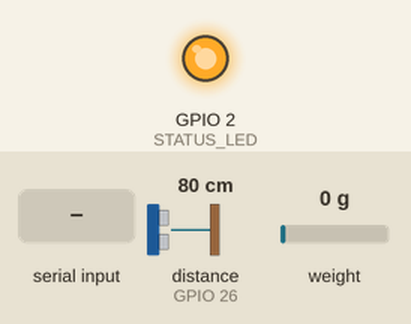
This sketch was run on a simulated ESP32. Shown: output pins drawn as LEDs (lit = HIGH). Wiring (inferred from the names in the program): ultrasonic range finder: trigger GPIO 25; echo GPIO 26. The test bench sets the inputs (shaded band); at power-on: distance to the obstacle (sensor on GPIO 26) 80 cm, weight on the scale 0 g. The echo pulse lasts 58.3 µs per cm; random numbers use the default seed unless the sketch sets one; EEPROM starts erased; pins used as bus, display or sensor lines are not drawn; what the sketch prints to the serial monitor is not drawn.

Above: at 7.6 s.
7.7 s: "c" received over Serial
At 9.3 s:
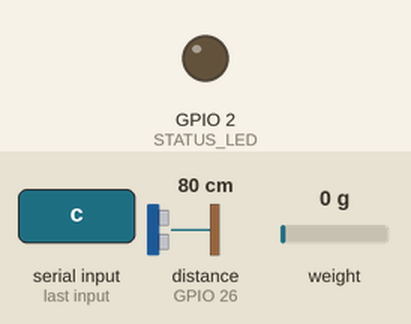
13.7 s: "t" received over Serial
Timing chart, 0 to 24.7 s (numbered marks = the images above; inputs shaded):
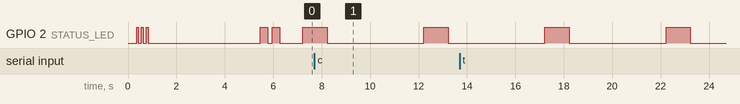

The sketch:

node.ino
```cpp
// node/node.ino
#include <WiFi.h>
#include <esp_now.h>
#include <esp_wifi.h>
#include <HX711.h>
#include <Preferences.h>
#include "soc/soc.h"
#include "soc/rtc_cntl_reg.h"
#include "msg.h"

// ===== แก้ 3 ค่านี้ =====
uint8_t GATEWAY_MAC[6] = {0x88, 0x13, 0xBF, 0x0D, 0x25, 0x98};  // MAC จาก test blink ของ GATEWAY
const uint8_t WIFI_CHANNEL = 4;                                  // ช่องที่ gateway พิมพ์ออกมา
const float CAL_FACTOR = 1113.43f;                                // จาก 2.6
// ========================

// ===== โหมดน้ำหนักจำลอง =====
// 0 = ใช้ load cell จริง (ค่าเริ่มต้น ตอนนี้ load cell ใช้ได้แล้ว)
// 1 = ไม่แตะ HX711 เลย ใช้น้ำหนักจำลองแทน (HC-SR04 ยังอ่านค่าจริง) ไว้เทสเมื่อ load cell มีปัญหา
// PlatformIO: ใส่ -DMOCK_WEIGHT=1 ใน build_flags ของ env:node ก็ได้
#ifndef MOCK_WEIGHT
#define MOCK_WEIGHT 0
#endif
const float    MOCK_FULL_G  = 350.0f;          // แก้วเต็ม (แก้ว + น้ำ)
const float    MOCK_EMPTY_G = 120.0f;          // แก้วเปล่า ต่ำกว่านี้ = เติมน้ำใหม่อัตโนมัติ
const float    MOCK_SIP_G   = 25.0f;           // จิบหนึ่งครั้ง
const uint32_t MOCK_SIP_EVERY_MS = 60000;      // จิบอัตโนมัติทุก 1 นาที (0 = ปิด ใช้คำสั่ง Serial อย่างเดียว)
// ===================================================================

const uint8_t NODE_ID = 1;
const int HX_DT = 19, HX_SCK = 18, TRIG = 25, ECHO = 26;
const uint32_t SEND_EVERY_MS = 5000;

// ===== ดีบักตอนใช้แบต (ไม่มี Serial ให้ดู) =====
// LED บนบอร์ด (GPIO2 สีน้ำเงิน) บอกสถานะ:
//   เปิดเครื่อง        = กะพริบเร็ว 3 ครั้ง  (ถ้าเห็น 3 ครั้งซ้ำทุกไม่กี่วินาที = บอร์ดรีเซ็ตวน = ไฟตก)
//   เปิดวิทยุผ่าน       = กะพริบช้า 2 ครั้ง
//   ส่งแล้ว gateway ตอบ = กะพริบ 1 ครั้ง (0.15 วิ) ทุก 5 วิ
//   ส่งไม่ถึง/ไม่มี ACK  = ติดค้าง 1 วิ ทุก 5 วิ
// สถิติจดลง flash (NVS) แล้วเสียบ USB เปิด Serial Monitor ดูทีหลังได้ (พิมพ์ตอนบูต)
const int      STATUS_LED   = 2;
const uint32_t SAVE_EVERY_MS = 30000;
// ลดกำลังส่ง = ลดกระแสพุ่งตอนส่ง ช่วยให้ LDO จ่ายทัน วางบนโต๊ะห่าง gateway ไม่กี่เมตรพอ
// หน่วย 0.25 dBm: 34 = 8.5 dBm (ค่าเดิมของ ESP32 = 80 = 20 dBm)  ใส่ 0 = ไม่ลด
const int8_t   TX_POWER_QDBM = 34;

// ===== ลดไฟตก (brownout) ตอนใช้แบต =====
// CPU 80 MHz ยังใช้ WiFi/ESP-NOW ได้ กินไฟน้อยกว่า 240 MHz ราว 20-30 mA
const uint32_t CPU_MHZ = 80;
// รอให้ตัวเก็บประจุ/MT3608 นิ่งก่อนเปิดวิทยุ (ตอนเปิด WiFi กระแสพุ่งสูงสุด)
// ถ้ารอบก่อนรีเซ็ตเพราะไฟตก จะรอนานขึ้นเป็น RADIO_DELAY_AFTER_BROWNOUT_MS
const uint32_t RADIO_DELAY_MS = 500;
const uint32_t RADIO_DELAY_AFTER_BROWNOUT_MS = 3000;
// 1 = ปิดตัวตรวจไฟตก (ทางเลือกสุดท้าย ใช้ตอนเดโมถ้ายังรีเซ็ตวน)
//     ข้อเสีย: ถ้าไฟตกจริง บอร์ดอาจค้างหรือทำงานเพี้ยนแทนที่จะรีเซ็ต และค่าที่จดลง flash อาจเสีย
#ifndef DISABLE_BROWNOUT
#define DISABLE_BROWNOUT 0
#endif
Preferences dbg;
uint32_t noAckRounds = 0;
bool lastResetBrownout = false;

// จดว่าบูตไปถึงขั้นไหนแล้ว ถ้ารีเซ็ตกลางทาง จะรู้ว่าตายตอนไหน
// 1 = กำลังเปิด WiFi  2 = เปิด ESP-NOW ได้แล้ว  3 = ส่งรอบแรกเสร็จ
void markStage(uint8_t st) { dbg.putUChar("stage", st); }
const char *stageText(uint8_t st) {
  switch (st) {
    case 1: return "1 = ตายตอนเปิด WiFi (กระแสพุ่งตอนเริ่มวิทยุ)";
    case 2: return "2 = เปิด ESP-NOW ได้ แต่ตายก่อนส่งรอบแรกเสร็จ";
    case 3: return "3 = ส่งได้อย่างน้อย 1 รอบ";
    default: return "0 = ตายก่อนถึงขั้นเปิด WiFi";
  }
}

// ===== E4: ACK + คิวส่งซ้ำ =====
// ทุกค่าที่วัดเข้าคิวก่อน แล้วส่งจากหัวคิว (เก่าสุดก่อน) รอ AckMsg จาก gateway
// ไม่ได้ ACK ภายใน ACK_TIMEOUT_MS = เก็บไว้ส่งรอบหน้า (gateway ดับ/อยู่ไกล ข้อมูลไม่หาย)
// คิวเต็ม = ทิ้งค่าที่เก่าที่สุด
const uint32_t ACK_TIMEOUT_MS = 250;
const int      QUEUE_MAX      = 60;     // 60 ค่า × 5 วิ = เก็บได้ 5 นาที
const int      SEND_PER_ROUND = 6;      // รอบหนึ่งส่งค้างได้สูงสุดกี่ค่า (ไล่คิวทัน)

struct Pending { NodeMsg msg; uint32_t takenMs; };
Pending queue_[QUEUE_MAX];
int qHead = 0, qCount = 0;
uint16_t bootId;
uint32_t seq = 0;
uint32_t ackedCount = 0, retryCount = 0, droppedCount = 0, macFailCount = 0;
volatile uint32_t lastAckSeq = 0;
volatile bool ackReceived = false;
// ===============================

#if !MOCK_WEIGHT
HX711 scale;
#endif

#if ESP_ARDUINO_VERSION >= ESP_ARDUINO_VERSION_VAL(3, 3, 0)
void onSent(const wifi_tx_info_t *info, esp_now_send_status_t status) {
#else
void onSent(const uint8_t *mac, esp_now_send_status_t status) {
#endif
  if (status != ESP_NOW_SEND_SUCCESS) macFailCount++;
}

// gateway ตอบ AckMsg กลับมา
void onRecv(const esp_now_recv_info_t *info, const uint8_t *data, int len) {
  if (len != sizeof(AckMsg)) return;
  const AckMsg *a = (const AckMsg *)data;
  if (a->version != MSG_VERSION || a->type != MSG_ACK || a->node_id != NODE_ID || a->boot_id != bootId) return;
  lastAckSeq = a->seq;
  ackReceived = true;
}

float readCm() {
  digitalWrite(TRIG, LOW);  delayMicroseconds(2);
  digitalWrite(TRIG, HIGH); delayMicroseconds(10);
  digitalWrite(TRIG, LOW);
  unsigned long us = pulseIn(ECHO, HIGH, 30000);
  return us == 0 ? -1 : us * 0.0343f / 2.0f;
}

#if MOCK_WEIGHT
// น้ำหนักจำลอง: เริ่มแก้วเต็ม จิบลดทีละ MOCK_SIP_G ทุก MOCK_SIP_EVERY_MS
// คำสั่งทาง Serial Monitor (ส่งทีละบรรทัด):
//   d = จิบ 1 ครั้ง   r = เติมน้ำเต็มแก้ว   l = ยกแก้วออก (0 g)
//   p = วางแก้วกลับ   w<เลข> = ตั้งน้ำหนักเอง เช่น w280
float mockWeight = MOCK_FULL_G;   // น้ำหนักแก้วตอนวางอยู่
bool  mockLifted = false;         // true = ยกแก้วออก แท่นอ่านได้ 0 g
uint32_t mockLastSip = 0;

void mockSip() {
  mockWeight -= MOCK_SIP_G;
  if (mockWeight < MOCK_EMPTY_G) mockWeight = MOCK_FULL_G;   // หมดแก้ว → เติมใหม่
  Serial.printf("[MOCK] sip -> %.0f g\n", mockWeight);
}

void mockHandleSerial() {
  static String line;
  while (Serial.available()) {
    char c = Serial.read();
    if (c != '\n' && c != '\r') { line += c; continue; }
    line.trim();
    if (line == "d")      { mockSip(); }
    else if (line == "c") { dbg.clear(); Serial.println("ล้างสถิติ debug แล้ว"); }
    else if (line == "r") { mockWeight = MOCK_FULL_G; Serial.println("[MOCK] refill"); }
    else if (line == "l") { mockLifted = true;  Serial.println("[MOCK] cup lifted"); }
    else if (line == "p") { mockLifted = false; Serial.println("[MOCK] cup placed"); }
    else if (line.startsWith("w") && line.length() > 1) {
      mockWeight = line.substring(1).toFloat();
      mockLifted = false;
      Serial.printf("[MOCK] weight = %.0f g\n", mockWeight);
    }
    line = "";
  }
}

float readWeight() {
  if (MOCK_SIP_EVERY_MS && !mockLifted && millis() - mockLastSip >= MOCK_SIP_EVERY_MS) {
    mockLastSip = millis();
    mockSip();
  }
  if (mockLifted) return 0.0f;
  return mockWeight + random(-20, 21) / 10.0f;   // ใส่ noise ±2 g ให้ดูเหมือนค่าจริง
}
#else
// ===== จุดศูนย์ (tare) จำไว้ใน flash =====
// เดิม tare ทุกครั้งที่บูต ถ้า node รีบูต (ไฟตก/ถอดปลั๊ก) ตอนแก้ววางอยู่ น้ำหนักแก้วจะกลายเป็น 0
// ยกแก้วออกได้ค่าติดลบ gateway เลยมองว่า "ไม่มีแก้ว" ตลอด และไม่เห็นการดื่ม
// ตอนนี้ tare ครั้งแรกครั้งเดียวแล้วจำ offset ไว้ บูตครั้งต่อไปใช้ค่าเดิม
// ถ้าอ่านได้ติดลบชัด ๆ (< NEG_RETARE_G) ติดกัน 3 ครั้ง = จุดศูนย์ผิด (เคย tare ตอนมีแก้ว) → tare ใหม่เอง
// tare ใหม่เองจาก Serial: พิมพ์ t (ยกแก้วออกก่อน)
Preferences scalePrefs;
const float NEG_RETARE_G = -40;
int negCount = 0;

void retare(const char *why) {
  if (!scale.wait_ready_timeout(1000)) return;
  scale.tare(20);
  scalePrefs.putLong("offset", scale.get_offset());
  negCount = 0;
  Serial.printf("[SCALE] tare ใหม่ (%s) offset=%ld บันทึกแล้ว\n", why, (long)scale.get_offset());
}

float readWeight() {
  if (!scale.wait_ready_timeout(500)) return NAN;  // HX711 ไม่ตอบ ส่ง NaN แทนการค้าง
  float w = scale.get_units(5);
  if (!isfinite(w) || w > 5000 || w < -5000) return NAN;   // ค่าหลุดโลก (สายหลวม/HX711 อ่านผิด) ไม่ส่ง
  if (w < NEG_RETARE_G) {
    if (++negCount >= 3) { retare("ค่าติดลบ แท่นว่างอยู่"); w = scale.get_units(5); }
  } else {
    negCount = 0;
  }
  return w;
}
#endif

const char *resetText(esp_reset_reason_t r) {
  switch (r) {
    case ESP_RST_POWERON:  return "POWERON (เพิ่งจ่ายไฟ)";
    case ESP_RST_BROWNOUT: return "BROWNOUT (ไฟตก!)";
    case ESP_RST_EXT:      return "EXT (ปุ่ม EN / เปิด Serial)";
    case ESP_RST_SW:       return "SW";
    case ESP_RST_PANIC:    return "PANIC (โปรแกรมล่ม)";
    case ESP_RST_INT_WDT:
    case ESP_RST_TASK_WDT:
    case ESP_RST_WDT:      return "WATCHDOG (ค้าง)";
    case ESP_RST_DEEPSLEEP:return "DEEPSLEEP";
    default:               return "อื่นๆ";
  }
}

void blink(int n, int onMs, int offMs) {
  for (int i = 0; i < n; i++) {
    digitalWrite(STATUS_LED, HIGH); delay(onMs);
    digitalWrite(STATUS_LED, LOW);  delay(offMs);
  }
}

// อ่านสถิติรอบก่อน (เช่นรอบที่รันจากแบต) แล้วนับรอบใหม่
void debugBoot() {
  esp_reset_reason_t reason = esp_reset_reason();
  dbg.begin("nodedbg", false);
  uint32_t boots  = dbg.getUInt("boots", 0) + 1;
  uint32_t brown  = dbg.getUInt("brown", 0) + (reason == ESP_RST_BROWNOUT ? 1 : 0);
  uint32_t panics = dbg.getUInt("panic", 0) + (reason == ESP_RST_PANIC ? 1 : 0);
  bool wdtReset = (reason == ESP_RST_TASK_WDT || reason == ESP_RST_INT_WDT || reason == ESP_RST_WDT);
  uint32_t wdts   = dbg.getUInt("wdt", 0) + (wdtReset ? 1 : 0);
  Serial.println();
  Serial.println("===== node debug (สถิติจาก flash) =====");
  Serial.printf("รีเซ็ตครั้งนี้เพราะ: %s\n", resetText(reason));
  Serial.printf("รอบก่อนไปถึงขั้น: %s\n", stageText(dbg.getUChar("stage", 0)));
  Serial.printf("รอบก่อน: รันได้ %lu s, acked=%lu, ส่งไม่ถึง=%lu รอบ\n",
                (unsigned long)dbg.getUInt("upS", 0), (unsigned long)dbg.getUInt("acked", 0),
                (unsigned long)dbg.getUInt("noAck", 0));
  Serial.printf("สะสม: บูต %lu ครั้ง, BROWNOUT %lu ครั้ง, PANIC %lu ครั้ง, WATCHDOG %lu ครั้ง  (ส่ง c ใน Serial = ล้าง)\n",
                (unsigned long)boots, (unsigned long)brown, (unsigned long)panics, (unsigned long)wdts);
  Serial.println("=======================================");
  dbg.putUInt("boots", boots);
  dbg.putUInt("brown", brown);
  dbg.putUInt("panic", panics);
  dbg.putUInt("wdt", wdts);
  dbg.putUInt("upS", 0);
  dbg.putUInt("acked", 0);
  dbg.putUInt("noAck", 0);
  dbg.putUChar("stage", 0);
  lastResetBrownout = (reason == ESP_RST_BROWNOUT);
}

void debugSave() {
  static uint32_t lastSave = 0;
  if (millis() - lastSave < SAVE_EVERY_MS) return;
  lastSave = millis();
  dbg.putUInt("upS", millis() / 1000);
  dbg.putUInt("acked", ackedCount);
  dbg.putUInt("noAck", noAckRounds);
}

void setup() {
#if DISABLE_BROWNOUT
  WRITE_PERI_REG(RTC_CNTL_BROWN_OUT_REG, 0);   // ปิดตัวตรวจไฟตก (ดูคำเตือนด้านบน)
#endif
  setCpuFrequencyMhz(CPU_MHZ);
  Serial.begin(115200);
  pinMode(STATUS_LED, OUTPUT);
  delay(300);
  debugBoot();
  blink(3, 80, 120);
  pinMode(TRIG, OUTPUT); pinMode(ECHO, INPUT);
#if MOCK_WEIGHT
  randomSeed(esp_random());
  mockLastSip = millis();
  Serial.println("*** MOCK_WEIGHT = 1: ไม่ใช้ HX711, น้ำหนักเป็นค่าจำลอง ***");
  Serial.println("Serial: d=จิบ r=เติม l=ยกแก้ว p=วางแก้ว w280=ตั้งน้ำหนัก");
#else
  scale.begin(HX_DT, HX_SCK);
  scale.set_scale(CAL_FACTOR);
  delay(2000);
  scalePrefs.begin("scale", false);
  if (!scale.wait_ready_timeout(2000)) Serial.println("HX711 not responding (เช็คสาย DT/SCK/VCC) -> weight = NaN");
  else if (scalePrefs.isKey("offset")) {
    scale.set_offset(scalePrefs.getLong("offset"));
    Serial.printf("[SCALE] ใช้จุดศูนย์เดิมจาก flash offset=%ld (พิมพ์ t เพื่อ tare ใหม่)\n", (long)scale.get_offset());
  } else retare("บูตครั้งแรก");
#endif

  uint32_t radioDelay = lastResetBrownout ? RADIO_DELAY_AFTER_BROWNOUT_MS : RADIO_DELAY_MS;
  Serial.printf("CPU %lu MHz, รอ %lu ms ก่อนเปิดวิทยุ%s\n", (unsigned long)getCpuFrequencyMhz(),
                (unsigned long)radioDelay, DISABLE_BROWNOUT ? " (ปิดตัวตรวจไฟตก)" : "");
  delay(radioDelay);
  markStage(1);
  WiFi.mode(WIFI_STA);
  WiFi.setSleep(false);
  esp_wifi_set_channel(WIFI_CHANNEL, WIFI_SECOND_CHAN_NONE);
  if (TX_POWER_QDBM > 0) esp_wifi_set_max_tx_power(TX_POWER_QDBM);
  if (esp_now_init() != ESP_OK) {
    Serial.println("ESP-NOW init FAILED");
    while (true) blink(10, 50, 50);          // กะพริบรัวไม่หยุด = ESP-NOW เริ่มไม่ได้
  }
  esp_now_register_send_cb(onSent);
  esp_now_register_recv_cb(onRecv);

  esp_now_peer_info_t peer = {};
  memcpy(peer.peer_addr, GATEWAY_MAC, 6);
  peer.channel = WIFI_CHANNEL;
  peer.encrypt = false;
  if (esp_now_add_peer(&peer) != ESP_OK) Serial.println("add peer FAILED");
  bootId = (uint16_t)esp_random();
  markStage(2);
  blink(2, 300, 200);                         // กะพริบช้า 2 ครั้ง = เปิดวิทยุผ่านแล้ว
  // watchdog: ถ้า loop() ค้างเกิน ~5 วิ (เช่นไฟตกจนชิปเพี้ยนแต่ไม่รีเซ็ต) ให้รีเซ็ตตัวเองแล้วเริ่มใหม่
  // บูตครั้งถัดไปจะขึ้นว่า "WATCHDOG (ค้าง)" ใน node debug
  enableLoopWDT();
  Serial.printf("Node %d ready on channel %d (boot_id=%u)\n", NODE_ID, WIFI_CHANNEL, bootId);
}

// ---------- คิว ----------
void enqueue(const NodeMsg &m) {
  if (qCount == QUEUE_MAX) {                 // เต็ม → ทิ้งเก่าสุด
    qHead = (qHead + 1) % QUEUE_MAX;
    qCount--;
    droppedCount++;
  }
  Pending &p = queue_[(qHead + qCount) % QUEUE_MAX];
  p.msg = m;
  p.takenMs = millis();
  qCount++;
}

// ส่งหัวคิวแล้วรอ ACK  คืน true ถ้า gateway ตอบรับ
bool sendHeadAndWaitAck() {
  Pending &p = queue_[qHead];
  p.msg.age_ms = millis() - p.takenMs;
  p.msg.queued = (uint8_t)min(qCount - 1, 255);
  ackReceived = false;
  if (esp_now_send(GATEWAY_MAC, (uint8_t *)&p.msg, sizeof(NodeMsg)) != ESP_OK) return false;
  uint32_t t0 = millis();
  while (millis() - t0 < ACK_TIMEOUT_MS) {
    if (ackReceived && lastAckSeq == p.msg.seq) return true;
    delay(2);
  }
  return false;
}

void flushQueue() {
  for (int i = 0; i < SEND_PER_ROUND && qCount > 0; i++) {
    bool resend = queue_[qHead].msg.age_ms > 0;   // เคยส่งแล้วไม่ได้ ACK
    if (!sendHeadAndWaitAck()) return;        // gateway ไม่ตอบ เก็บไว้รอบหน้า
    if (resend) retryCount++;
    ackedCount++;
    qHead = (qHead + 1) % QUEUE_MAX;
    qCount--;
  }
}

void loop() {
#if MOCK_WEIGHT
  mockHandleSerial();
#else
  while (Serial.available()) {
    char c = Serial.read();
    if (c == 'c') { dbg.clear(); Serial.println("ล้างสถิติ debug แล้ว"); }
    if (c == 't') retare("สั่งจาก Serial");
  }
#endif
  debugSave();
  static uint32_t last = 0;
  if (millis() - last < SEND_EVERY_MS) return;
  last = millis();

  NodeMsg msg = {};
  msg.version  = MSG_VERSION;
  msg.type     = MSG_DATA;
  msg.node_id  = NODE_ID;
  msg.boot_id  = bootId;
  msg.seq      = ++seq;
  msg.weight_g = readWeight();
  msg.dist_cm  = readCm();
  msg.batt_mv  = 0;
  enqueue(msg);
  uint32_t ackedBefore = ackedCount;
  flushQueue();
  if (seq == 1) markStage(3);
  if (ackedCount > ackedBefore) {
    blink(1, 150, 0);                       // gateway ตอบแล้ว
  } else {
    noAckRounds++;
    digitalWrite(STATUS_LED, HIGH); delay(1000); digitalWrite(STATUS_LED, LOW);  // ส่งไม่ถึง
  }

  Serial.printf("%sseq=%lu  w=%.1f g  d=%.1f cm  | acked=%lu resent=%lu queued=%d dropped=%lu macFail=%lu\n",
                MOCK_WEIGHT ? "[MOCK] " : "", msg.seq, msg.weight_g, msg.dist_cm,
                ackedCount, retryCount, qCount, droppedCount, macFailCount);
}
```

msg.h
```cpp
// common/msg.h  — ใช้ไฟล์เดียวกันทั้ง node และ gateway
// แก้ที่นี่แล้วคัดลอกไปทับ node/msg.h และ gateway/msg.h (Arduino IDE ไม่ include ไฟล์นอกโฟลเดอร์ sketch)
#pragma once
#include <stdint.h>

#define MSG_VERSION 2

enum : uint8_t {
  MSG_DATA = 1,   // node → gateway: ค่าที่วัดได้
  MSG_ACK  = 2,   // gateway → node: "ได้รับ seq นี้แล้ว" (E4 ACK ระดับแอป)
};

typedef struct __attribute__((packed)) {
  uint8_t  version;     // = MSG_VERSION
  uint8_t  type;        // = MSG_DATA
  uint8_t  node_id;     // 1, 2, ... (คะแนน Scalability ต้องมี node ID)
  uint16_t boot_id;     // สุ่มใหม่ทุกครั้งที่ node เปิด ใช้กับ seq กันข้อมูลซ้ำ
  uint32_t seq;         // เลขลำดับ ใช้วัด packet delivery rate
  uint32_t age_ms;      // ค่านี้วัดมาแล้วกี่ ms (> 0 เมื่อเป็นค่าที่ค้างในคิวแล้วส่งซ้ำ)
  uint8_t  queued;      // node ยังมีค่าค้างในคิวรอส่งอีกกี่ค่า
  float    weight_g;    // น้ำหนักบนแท่น (g), NaN = HX711 ไม่ตอบ
  float    dist_cm;     // ระยะจาก ultrasonic (-1 = ไม่มี echo)
  uint16_t batt_mv;     // แรงดันแบต (0 = ยังไม่วัด)
} NodeMsg;              // 25 ไบต์

typedef struct __attribute__((packed)) {
  uint8_t  version;     // = MSG_VERSION
  uint8_t  type;        // = MSG_ACK
  uint8_t  node_id;
  uint16_t boot_id;
  uint32_t seq;         // seq ที่ได้รับแล้ว
} AckMsg;               // 9 ไบต์
```

Measured:
- by itself, GPIO 2 (STATUS_LED): alternates HIGH for 1.0 s and LOW for 4.0 s
